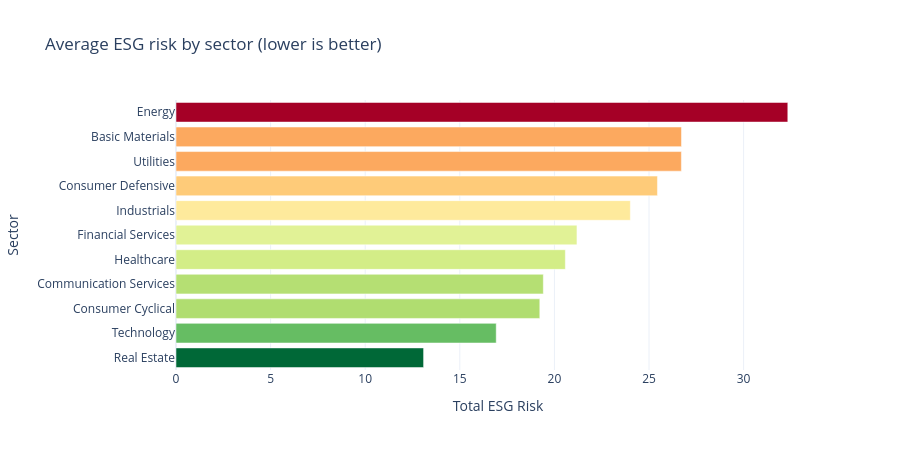

This figure's notebook cell:
### Markdown cell above
### Which sectors carry the most ESG risk?

Group by sector and take the mean. Energy, Utilities and Basic Materials usually sit at the higher-risk end; Technology and Financials tend to be lower.

### Code cell
by_sector = (scored.groupby("Sector")["Total ESG Risk"]
                   .mean().sort_values().reset_index())

fig = px.bar(by_sector, x="Total ESG Risk", y="Sector", orientation="h",
             color="Total ESG Risk", color_continuous_scale="RdYlGn_r",
             title="Average ESG risk by sector (lower is better)")
fig.update_layout(height=450, coloraxis_showscale=False)
fig.show()

### Figure 1 — Plotly figure (JSON) as saved in the notebook; plotly's stock layout.template omitted (floating-point values rounded to 4 significant figures)
{"data": [{"hovertemplate": "Total ESG Risk=%{marker.color}<br>Sector=%{y}<extra></extra>", "legendgroup": "", "marker": {"color": [13.09, 16.92, 19.23, 19.41, 20.58, 21.19, 24.01, 25.45, 26.71, 26.72, 32.34], "coloraxis": "coloraxis", "pattern": {"shape": ""}}, "name": "", "orientation": "h", "showlegend": false, "textposition": "auto", "type": "bar", "x": [13.09, 16.92, 19.23, 19.41, 20.58, 21.19, 24.01, 25.45, 26.71, 26.72, 32.34], "xaxis": "x", "y": ["Real Estate", "Technology", "Consumer Cyclical", "Communication Services", "Healthcare", "Financial Services", "Industrials", "Consumer Defensive", "Utilities", "Basic Materials", "Energy"], "yaxis": "y"}], "layout": {"barmode": "relative", "coloraxis": {"colorbar": {"title": {"text": "Total ESG Risk"}}, "colorscale": [[0, "rgb(0,104,55)"], [0.1, "rgb(26,152,80)"], [0.2, "rgb(102,189,99)"], [0.3, "rgb(166,217,106)"], [0.4, "rgb(217,239,139)"], [0.5, "rgb(255,255,191)"], [0.6, "rgb(254,224,139)"], [0.7, "rgb(253,174,97)"], [0.8, "rgb(244,109,67)"], [0.9, "rgb(215,48,39)"], [1, "rgb(165,0,38)"]], "showscale": false}, "height": 450, "legend": {"tracegroupgap": 0}, "title": {"text": "Average ESG risk by sector (lower is better)"}, "xaxis": {"anchor": "y", "domain": [0, 1], "title": {"text": "Total ESG Risk"}}, "yaxis": {"anchor": "x", "domain": [0, 1], "title": {"text": "Sector"}}}}
